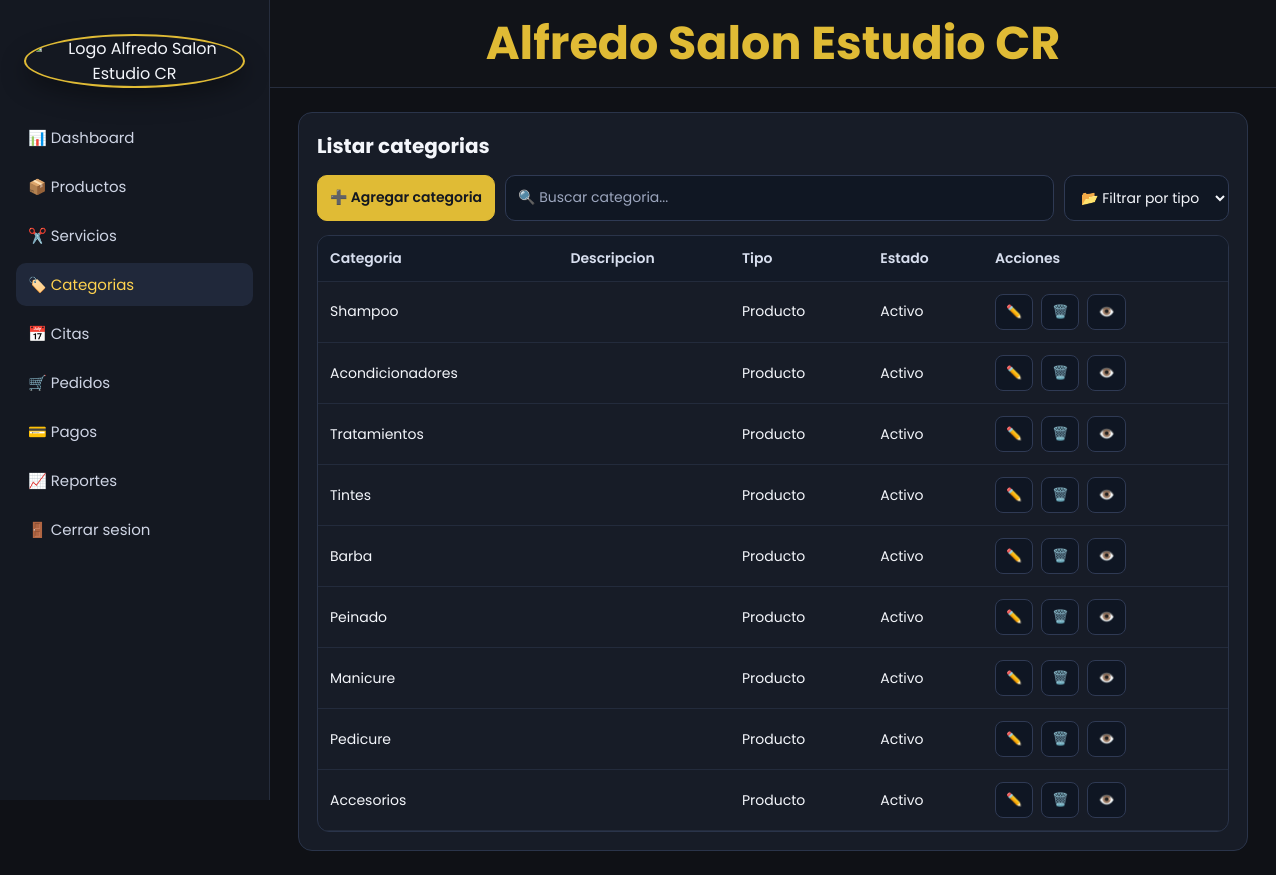
The page /Admin/categorias/listar.php (signed in) on the database its author committed.
### tables this page shows
CREATE TABLE categorias(
 id_categoria INT AUTO_INCREMENT PRIMARY KEY,
 nombre VARCHAR(100) NOT NULL,
 descripcion TEXT,
 tipo ENUM('Producto','Servicio','Ambos') DEFAULT 'Producto',
 estado ENUM('Activo','Inactivo') DEFAULT 'Activo'
);

### Admin/categorias/_data.php (called while the page is built, shortened)
<?php
function categorias_data_file(): string
{
    return __DIR__ . '/categorias_data.json';
}
function categorias_ensure_columns(PDO $pdo): void
{
    $stmtTipo = $pdo->query("SELECT COUNT(*) AS total FROM information_schema.columns WHERE table_schema = DATABASE() AND table_name = 'categorias' AND column_name = 'tipo'");
    $tieneTipo = (int)(($stmtTipo ? $stmtTipo->fetch() : ['total' => 0])['total'] ?? 0) > 0;
    $stmtEstado = $pdo->query("SELECT COUNT(*) AS total FROM information_schema.columns WHERE table_schema = DATABASE() AND table_name = 'categorias' AND column_name = 'estado'");
    $tieneEstado = (int)(($stmtEstado ? $stmtEstado->fetch() : ['total' => 0])['total'] ?? 0) > 0;
}
function categorias_cargar_desde_db(): array
{
    $pdo = obtenerConexionSalon();
    try {
        categorias_ensure_columns($pdo);
        $stmt = $pdo->query('SELECT id_categoria, nombre, descripcion, tipo, estado FROM categorias ORDER BY id_categoria ASC');
        $filas = $stmt ? $stmt->fetchAll() : [];
        $categorias = [];
        foreach ($filas as $fila) {
            $categorias[] = [
                'id' => (int)($fila['id_categoria'] ?? 0),
                'nombre' => (string)($fila['nombre'] ?? ''),
                'descripcion' => (string)($fila['descripcion'] ?? ''),
                'tipo' => (string)($fila['tipo'] ?? 'Producto'),
                'estado' => (string)($fila['estado'] ?? 'Activo'),
            ];
        }
        return $categorias;
    } catch (Throwable $e) {
        return [];
    }
}
function categorias_cargar(): array
{
    $categorias = categorias_cargar_desde_db();
    if ($categorias) {
        return $categorias;
    }
    $archivo = categorias_data_file();
    $json = json_decode(file_get_contents($archivo) ?: '[]', true);
    return array_values($json);
}
$categoriasData = categorias_cargar();

### Admin/categorias/listar.php (the view, shortened to what this page needs)
<?php
include(__DIR__ . '/_data.php');
$filtroQ = trim($_GET['q'] ?? '');
include(__DIR__ . '/../Includes/header.php');
?>
<div class="admin-layout">
	<?php include(__DIR__ . '/../Includes/sidebar.php'); ?>
	<main class="admin-main">
		<?php include(__DIR__ . '/../Includes/topbar.php'); ?>
		<section class="admin-content">
			<section class="admin-panel">
				<h2>Listar categorias</h2>
				<div class="admin-toolbar">
					<a href="agregar.php" class="admin-btn">➕ Agregar categoria</a>
					<input type="search" id="categoriaBuscar" class="admin-input" placeholder="🔍 Buscar categoria..." aria-label="Buscar categoria" value="<?php echo htmlspecialchars($filtroQ, ENT_QUOTES, 'UTF-8'); ?>">
					<select id="categoriaTipo" class="admin-select" aria-label="Filtrar por tipo">
						<option value="">📂 Filtrar por tipo</option>
					</select>
				</div>
				<div class="admin-table-wrap">
					<table class="admin-table" id="tablaCategorias">
						<thead>
							<tr>
								<th>Categoria</th>
								<th>Descripcion</th>
								<th>Tipo</th>
								<th>Estado</th>
								<th>Acciones</th>
							</tr>
						</thead>
						<tbody>
							<?php foreach ($categoriasData as $categoria): ?>
								<tr class="js-category-row"
									data-nombre="<?php echo htmlspecialchars(strtolower($categoria['nombre'] ?? ''), ENT_QUOTES, 'UTF-8'); ?>"
									data-tipo="<?php echo htmlspecialchars($categoria['tipo'] ?? '', ENT_QUOTES, 'UTF-8'); ?>">
									<td><?php echo htmlspecialchars($categoria['nombre'] ?? '', ENT_QUOTES, 'UTF-8'); ?></td>
									<td><?php echo htmlspecialchars($categoria['descripcion'] ?? '', ENT_QUOTES, 'UTF-8'); ?></td>
									<td><?php echo htmlspecialchars($categoria['tipo'] ?? '', ENT_QUOTES, 'UTF-8'); ?></td>
									<td><?php echo htmlspecialchars($categoria['estado'] ?? '', ENT_QUOTES, 'UTF-8'); ?></td>
									<td class="admin-actions">
										<a href="editar.php?id=<?php echo (int)($categoria['id'] ?? 0); ?>" class="admin-action edit" title="Editar">✏️</a>
										<a href="eliminar.php?id=<?php echo (int)($categoria['id'] ?? 0); ?>" class="admin-action delete" title="Eliminar" onclick="return confirm('¿Seguro que deseas eliminar esta categoria?');">🗑️</a>
										<a href="ver.php?id=<?php echo (int)($categoria['id'] ?? 0); ?>" class="admin-action" title="Ver">👁️</a>
									</td>
								</tr>
							<?php endforeach; ?>
						</tbody>
					</table>
				</div>
			</section>
		</section>
	</main>
</div>
<?php include(__DIR__ . '/../Includes/footer.php'); ?>

### Admin/Includes/header.php (shortened to what this page needs)
<!DOCTYPE html>
<html lang="es">
<head>
	<link rel="stylesheet" href="https://cdn.jsdelivr.net/npm/bootstrap-icons@1.13.1/font/bootstrap-icons.min.css">
	<link rel="stylesheet" href="/Assets/css/admin.css">
</head>
<body>

### Admin/Includes/sidebar.php
<?php
$uriActual = $_SERVER['REQUEST_URI'] ?? '';
$activeDashboard = strpos($uriActual, '/Admin/login/dashboard.php') !== false;
$activeProductos = strpos($uriActual, '/Admin/productos/') !== false;
$activeServicios = strpos($uriActual, '/Admin/servicios/') !== false;
$activeCategorias = strpos($uriActual, '/Admin/categorias/') !== false;
$activeCitas = strpos($uriActual, '/Admin/citas/') !== false;
$activePedidos = strpos($uriActual, '/Admin/pedidos/') !== false;
$activePagos = strpos($uriActual, '/Admin/pagos/') !== false;
$activeReportes = strpos($uriActual, '/Admin/reportes/') !== false;
?>
<aside class="admin-sidebar" id="adminSidebar">
	<div class="admin-logo">
		<img src="/Assets/img/logo/logodashboard.jpg" alt="Logo Alfredo Salon Estudio CR">
	</div>
	<nav class="admin-nav" aria-label="Menu administrador">
		<a class="admin-nav-link <?php echo $activeDashboard ? 'active' : ''; ?>" href="/Admin/login/dashboard.php">📊 Dashboard</a>
		<a class="admin-nav-link <?php echo $activeProductos ? 'active' : ''; ?>" href="/Admin/productos/listar.php">📦 Productos</a>
		<a class="admin-nav-link <?php echo $activeServicios ? 'active' : ''; ?>" href="/Admin/servicios/listar.php">✂️ Servicios</a>
		<a class="admin-nav-link <?php echo $activeCategorias ? 'active' : ''; ?>" href="/Admin/categorias/listar.php">🏷️ Categorias</a>
		<a class="admin-nav-link <?php echo $activeCitas ? 'active' : ''; ?>" href="/Admin/citas/listar.php">📅 Citas</a>
		<a class="admin-nav-link <?php echo $activePedidos ? 'active' : ''; ?>" href="/Admin/pedidos/listar.php">🛒 Pedidos</a>
		<a class="admin-nav-link <?php echo $activePagos ? 'active' : ''; ?>" href="/Admin/pagos/listar.php">💳 Pagos</a>
		<a class="admin-nav-link <?php echo $activeReportes ? 'active' : ''; ?>" href="/Admin/reportes/index.php">📈 Reportes</a>
		<a class="admin-nav-link" href="/Admin/login/logout.php">🚪 Cerrar sesion</a>
	</nav>
</aside>

### Admin/Includes/topbar.php (shortened to what this page needs)
<header class="admin-topbar">
	<h1>Alfredo Salon Estudio CR</h1>
</header>

### Admin/Includes/footer.php (shortened to what this page needs)
</body>
</html>

### Assets/css/admin.css (style rules this page uses)
* { margin: 0; padding: 0; box-sizing: border-box; }
body { font-family: 'Poppins', sans-serif; background: #0f1116; color: #f4f6fb; }
.admin-layout { min-height: 100vh; display: grid; grid-template-columns: 270px 1fr; }
.admin-sidebar { background: #141821; border-right: 1px solid #262d3d; padding: 26px 16px; position: sticky; top: 0; height: 100vh; }
.admin-logo { padding: 8px; margin-bottom: 20px; border: 0; border-radius: 0; text-align: center; background: transparent; }
.admin-logo img { width: 176px; height: 176px; object-fit: cover; border-radius: 50%; border: 2px solid #e0bb35; box-shadow: 0 10px 25px rgba(0, 0, 0, .35); }
.admin-nav { display: grid; gap: 6px; }
.admin-nav-link { color: #cfd5e5; text-decoration: none; padding: 10px 12px; border-radius: 10px; font-size: 15px; transition: background .2s ease, color .2s ease; }
.admin-nav-link:hover, .admin-nav-link.active { background: #20283a; color: #ffd34f; }
.admin-main { display: grid; grid-template-rows: auto 1fr; min-width: 0; }
.admin-topbar { background: #111318; border-bottom: 1px solid #262d3d; padding: 18px 28px; display: flex; align-items: center; justify-content: center; position: relative; }
.admin-topbar h1 { color: #e0bb35; font-size: 46px; font-weight: 700; line-height: 1.1; text-align: center; }
.admin-content { padding: 24px 28px; display: grid; gap: 18px; }
.admin-panel { background: #171c27; border: 1px solid #2a344a; border-radius: 14px; padding: 18px; }
.admin-panel h2 { font-size: 20px; margin-bottom: 8px; }
.admin-toolbar { display: grid; grid-template-columns: auto 1fr auto; gap: 10px; margin-top: 14px; margin-bottom: 14px; }
.admin-btn, .admin-input, .admin-select { border-radius: 10px; border: 1px solid #2f3a54; font-size: 14px; font-family: 'Poppins', sans-serif; padding: 11px 12px; background: #101723; color: #f4f6fb; }
.admin-btn { text-decoration: none; font-weight: 600; background: #e0bb35; border-color: #e0bb35; color: #141821; display: inline-flex; align-items: center; justify-content: center; white-space: nowrap; transition: filter .2s ease; }
.admin-input::placeholder { color: #9ca6be; }
.admin-table-wrap { overflow-x: auto; border: 1px solid #2a344a; border-radius: 12px; }
.admin-table { width: 100%; border-collapse: collapse; min-width: 900px; }
.admin-table th, .admin-table td { padding: 12px; border-bottom: 1px solid #232b3c; text-align: left; vertical-align: middle; font-size: 14px; }
.admin-table th { background: #131a27; font-weight: 600; color: #d7deee; }
.admin-actions { display: flex; gap: 8px; align-items: center; white-space: nowrap; }
.admin-action { text-decoration: none; font-size: 13px; padding: 7px 10px; border-radius: 8px; border: 1px solid #2f3a54; color: #e7ecf8; background: #0f1623; }

### rows shown on the page
categorias: nombre "Shampoo", tipo "Producto", estado "Activo"
categorias: nombre "Acondicionadores", tipo "Producto", estado "Activo"
categorias: nombre "Tratamientos", tipo "Producto", estado "Activo"
categorias: nombre "Tintes", tipo "Producto", estado "Activo"
categorias: nombre "Barba", tipo "Producto", estado "Activo"
categorias: nombre "Peinado", tipo "Producto", estado "Activo"
categorias: nombre "Manicure", tipo "Producto", estado "Activo"
categorias: nombre "Pedicure", tipo "Producto", estado "Activo"
categorias: nombre "Accesorios", tipo "Producto", estado "Activo"
